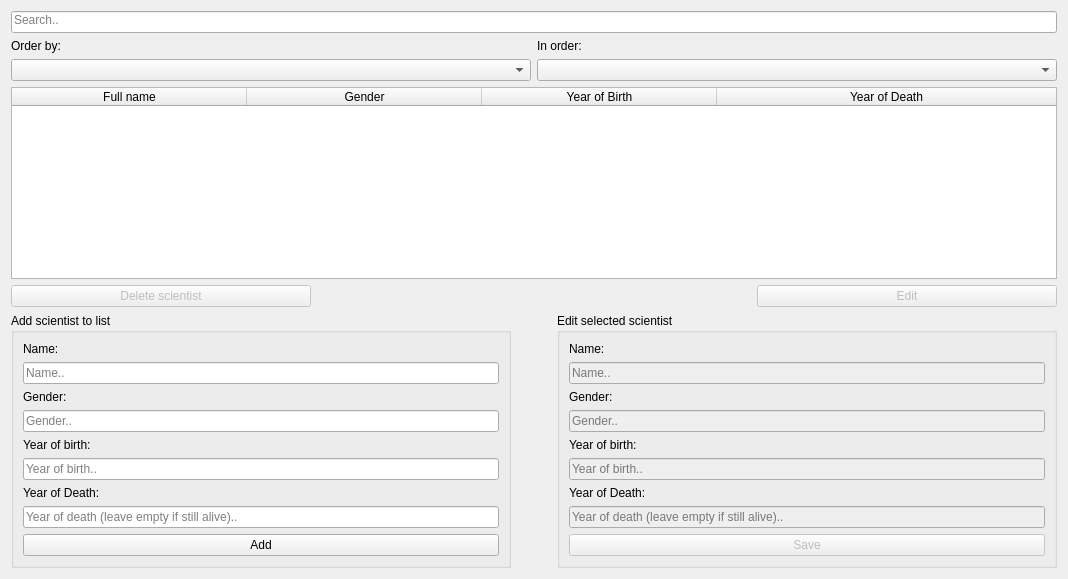
      <widget class="QWidget" name="Scientists">
       <attribute name="title">
        <string>Scientists</string>
       </attribute>
       <layout class="QVBoxLayout" name="verticalLayout_2">
        <item>
         <widget class="QLineEdit" name="scientist_search">
          <property name="text">
           <string/>
          </property>
          <property name="alignment">
           <set>Qt::AlignLeading|Qt::AlignLeft|Qt::AlignTop</set>
          </property>
          <property name="placeholderText">
           <string>Search..</string>
          </property>
         </widget>
        </item>
        <item>
         <layout class="QHBoxLayout" name="horizontalLayout_2">
          <item>
           <widget class="QLabel" name="label_5">
            <property name="text">
             <string>Order by:</string>
            </property>
           </widget>
          </item>
          <item>
           <widget class="QLabel" name="label">
            <property name="text">
             <string>In order:</string>
            </property>
           </widget>
          </item>
         </layout>
        </item>
        <item>
         <layout class="QHBoxLayout" name="horizontalLayout_10">
          <item>
           <widget class="QComboBox" name="scientist_order_by_column"/>
          </item>
          <item>
           <widget class="QComboBox" name="scientist_order_by_asc_desc"/>
          </item>
         </layout>
        </item>
        <item>
         <widget class="QTableWidget" name="scientist_table">
          <property name="editTriggers">
           <set>QAbstractItemView::NoEditTriggers</set>
          </property>
          <property name="selectionBehavior">
           <enum>QAbstractItemView::SelectRows</enum>
          </property>
          <property name="sortingEnabled">
           <bool>false</bool>
          </property>
          <attribute name="horizontalHeaderCascadingSectionResizes">
           <bool>true</bool>
          </attribute>
          <attribute name="horizontalHeaderDefaultSectionSize">
           <number>235</number>
          </attribute>
          <attribute name="horizontalHeaderMinimumSectionSize">
           <number>100</number>
          </attribute>
          <attribute name="horizontalHeaderShowSortIndicator" stdset="0">
           <bool>false</bool>
          </attribute>
          <attribute name="horizontalHeaderStretchLastSection">
           <bool>true</bool>
          </attribute>
          <attribute name="verticalHeaderVisible">
           <bool>false</bool>
          </attribute>
          <column>
           <property name="text">
            <string>Full name</string>
           </property>
          </column>
          <column>
           <property name="text">
            <string>Gender</string>
           </property>
          </column>
          <column>
           <property name="text">
            <string>Year of Birth</string>
           </property>
          </column>
          <column>
           <property name="text">
            <string>Year of Death</string>
           </property>
          </column>
         </widget>
        </item>
        <item>
         <layout class="QHBoxLayout" name="horizontalLayout_12">
          <item>
           <widget class="QPushButton" name="scientist_delete">
            <property name="enabled">
             <bool>false</bool>
            </property>
            <property name="sizePolicy">
             <sizepolicy hsizetype="Minimum" vsizetype="Fixed">
              <horstretch>0</horstretch>
              <verstretch>0</verstretch>
             </sizepolicy>
            </property>
            <property name="minimumSize">
             <size>
              <width>300</width>
              <height>0</height>
             </size>
            </property>
            <property name="maximumSize">
             <size>
              <width>160000</width>
              <height>160000</height>
             </size>
            </property>
            <property name="toolTip">
             <string/>
            </property>
            <property name="toolTipDuration">
             <number>-1</number>
            </property>
            <property name="layoutDirection">
             <enum>Qt::LeftToRight</enum>
            </property>
            <property name="autoFillBackground">
             <bool>false</bool>
            </property>
            <property name="text">
             <string>Delete scientist</string>
            </property>
           </widget>
          </item>
          <item>
           <spacer name="horizontalSpacer_2">
            <property name="orientation">
             <enum>Qt::Horizontal</enum>
            </property>
            <property name="sizeHint" stdset="0">
             <size>
              <width>40</width>
              <height>20</height>
             </size>
            </property>
           </spacer>
          </item>
          <item>
           <widget class="QPushButton" name="scientist_edit_button">
            <property name="enabled">
             <bool>false</bool>
            </property>
            <property name="sizePolicy">
             <sizepolicy hsizetype="Minimum" vsizetype="Fixed">
              <horstretch>0</horstretch>
              <verstretch>0</verstretch>
             </sizepolicy>
            </property>
            <property name="minimumSize">
             <size>
              <width>300</width>
              <height>0</height>
             </size>
            </property>
            <property name="maximumSize">
             <size>
              <width>16777215</width>
              <height>16777215</height>
             </size>
            </property>
            <property name="text">
             <string>Edit</string>
            </property>
           </widget>
          </item>
         </layout>
        </item>
        <item>
         <layout class="QHBoxLayout" name="AddAndEditorHolder">
          <item>
           <layout class="QVBoxLayout" name="AdderHolder">
            <item>
             <widget class="QGroupBox" name="groupBox_4">
              <property name="minimumSize">
               <size>
                <width>500</width>
                <height>0</height>
               </size>
              </property>
              <property name="maximumSize">
               <size>
                <width>650</width>
                <height>16777215</height>
               </size>
              </property>
              <property name="title">
               <string>Add scientist to list</string>
              </property>
              <layout class="QVBoxLayout" name="verticalLayout_13">
               <item>
                <layout class="QHBoxLayout" name="NameAndErrorSci">
                 <item>
                  <widget class="QLabel" name="scientist_name">
                   <property name="text">
                    <string>Name:</string>
                   </property>
                  </widget>
                 </item>
                 <item>
                  <widget class="QLabel" name="scientist_name_error_2">
                   <property name="text">
                    <string/>
                   </property>
                  </widget>
                 </item>
                </layout>
               </item>
               <item>
                <widget class="QLineEdit" name="scientist_name_input">
                 <property name="text">
                  <string/>
                 </property>
                 <property name="placeholderText">
                  <string>Name..</string>
                 </property>
                </widget>
               </item>
               <item>
                <layout class="QHBoxLayout" name="GenderAndError">
                 <item>
                  <widget class="QLabel" name="scientist_gender">
                   <property name="text">
                    <string>Gender:</string>
                   </property>
                  </widget>
                 </item>
                 <item>
                  <widget class="QLabel" name="scientist_gender_error">
                   <property name="text">
                    <string/>
                   </property>
                  </widget>
                 </item>
                </layout>
               </item>
               <item>
                <widget class="QLineEdit" name="scientist_gender_input">
                 <property name="text">
                  <string/>
                 </property>
                 <property name="placeholderText">
                  <string>Gender..</string>
                 </property>
                </widget>
               </item>
               <item>
                <layout class="QHBoxLayout" name="YearAndErrorSci">
                 <item>
                  <widget class="QLabel" name="scientist_yob">
                   <property name="text">
                    <string>Year of birth:</string>
                   </property>
                  </widget>
                 </item>
                 <item>
                  <widget class="QLabel" name="scientist_yob_error">
                   <property name="text">
                    <string/>
                   </property>
                  </widget>
                 </item>
                </layout>
               </item>
               <item>
                <widget class="QLineEdit" name="scientist_yob_input">
                 <property name="text">
                  <string/>
                 </property>
                 <property name="placeholderText">
                  <string>Year of birth..</string>
                 </property>
                </widget>
               </item>
               <item>
                <layout class="QHBoxLayout" name="YoDAndError">
                 <item>
                  <widget class="QLabel" name="scientist_yod">
                   <property name="text">
                    <string>Year of Death:</string>
                   </property>
                  </widget>
                 </item>
                 <item>
                  <widget class="QLabel" name="scientist_yod_error">
                   <property name="text">
                    <string/>
                   </property>
                  </widget>
                 </item>
                </layout>
               </item>
               <item>
                <widget class="QLineEdit" name="scientist_yod_input">
                 <property name="text">
                  <string/>
                 </property>
                 <property name="placeholderText">
                  <string>Year of death (leave empty if still alive)..</string>
                 </property>
                </widget>
               </item>
               <item>
                <widget class="QPushButton" name="scientist_button">
                 <property name="text">
                  <string>Add</string>
                 </property>
                </widget>
               </item>
              </layout>
             </widget>
            </item>
           </layout>
          </item>
          <item>
           <spacer name="horizontalSpacer_4">
            <property name="orientation">
             <enum>Qt::Horizontal</enum>
            </property>
            <property name="sizeHint" stdset="0">
             <size>
              <width>40</width>
              <height>20</height>
             </size>
            </property>
           </spacer>
          </item>
          <item>
           <layout class="QVBoxLayout" name="verticalLayout_14">
            <item>
             <widget class="QGroupBox" name="groupBox_5">
              <property name="minimumSize">
               <size>
                <width>500</width>
                <height>0</height>
               </size>
              </property>
              <property name="maximumSize">
               <size>
                <width>650</width>
                <height>16777215</height>
               </size>
              </property>
              <property name="title">
               <string>Edit selected scientist</string>
              </property>
              <layout class="QVBoxLayout" name="verticalLayout_4">
               <item>
                <layout class="QHBoxLayout" name="NameAndErrorEdit_2">
                 <item>
                  <widget class="QLabel" name="scientist_name_edit">
                   <property name="text">
                    <string>Name:</string>
                   </property>
                  </widget>
                 </item>
                 <item>
                  <widget class="QLabel" name="scientist_name_error">
                   <property name="text">
                    <string/>
                   </property>
                  </widget>
                 </item>
                </layout>
               </item>
               <item>
                <widget class="QLineEdit" name="scientist_name_input_edit">
                 <property name="enabled">
                  <bool>false</bool>
                 </property>
                 <property name="text">
                  <string/>
                 </property>
                 <property name="placeholderText">
                  <string>Name..</string>
                 </property>
                </widget>
               </item>
               <item>
                <layout class="QHBoxLayout" name="GenderAndErrorEdit">
                 <item>
                  <widget class="QLabel" name="scientist_gender_edit">
                   <property name="text">
                    <string>Gender:</string>
                   </property>
                  </widget>
                 </item>
                 <item>
                  <widget class="QLabel" name="scientist_gender_error_edit">
                   <property name="text">
                    <string/>
                   </property>
                  </widget>
                 </item>
                </layout>
               </item>
               <item>
                <widget class="QLineEdit" name="scientist_gender_input_edit">
                 <property name="enabled">
                  <bool>false</bool>
                 </property>
                 <property name="text">
                  <string/>
                 </property>
                 <property name="placeholderText">
                  <string>Gender..</string>
                 </property>
                </widget>
               </item>
               <item>
                <layout class="QHBoxLayout" name="YoBAndErrorEdit">
                 <item>
                  <widget class="QLabel" name="scientist_yob_edit">
                   <property name="text">
                    <string>Year of birth:</string>
                   </property>
                  </widget>
                 </item>
                 <item>
                  <widget class="QLabel" name="scientist_yob_error_edit">
                   <property name="text">
                    <string/>
                   </property>
                  </widget>
                 </item>
                </layout>
               </item>
               <item>
                <widget class="QLineEdit" name="scientist_yob_input_edit">
                 <property name="enabled">
                  <bool>false</bool>
                 </property>
                 <property name="text">
                  <string/>
                 </property>
                 <property name="placeholderText">
                  <string>Year of birth..</string>
                 </property>
                </widget>
               </item>
               <item>
                <layout class="QHBoxLayout" name="YoDAndErrorEdit">
                 <item>
                  <widget class="QLabel" name="scientist_yod_edit">
                   <property name="text">
                    <string>Year of Death:</string>
                   </property>
                  </widget>
                 </item>
                 <item>
                  <widget class="QLabel" name="scientist_yod_error_edit">
                   <property name="text">
                    <string/>
                   </property>
                  </widget>
                 </item>
                </layout>
               </item>
               <item>
                <widget class="QLineEdit" name="scientist_yod_input_edit">
                 <property name="enabled">
                  <bool>false</bool>
                 </property>
                 <property name="text">
                  <string/>
                 </property>
                 <property name="placeholderText">
                  <string>Year of death (leave empty if still alive)..</string>
                 </property>
                </widget>
               </item>
               <item>
                <widget class="QPushButton" name="scientist_button_edit">
                 <property name="enabled">
                  <bool>false</bool>
                 </property>
                 <property name="text">
                  <string>Save</string>
                 </property>
                </widget>
               </item>
              </layout>
             </widget>
            </item>
           </layout>
          </item>
         </layout>
        </item>
       </layout>
      </widget>
